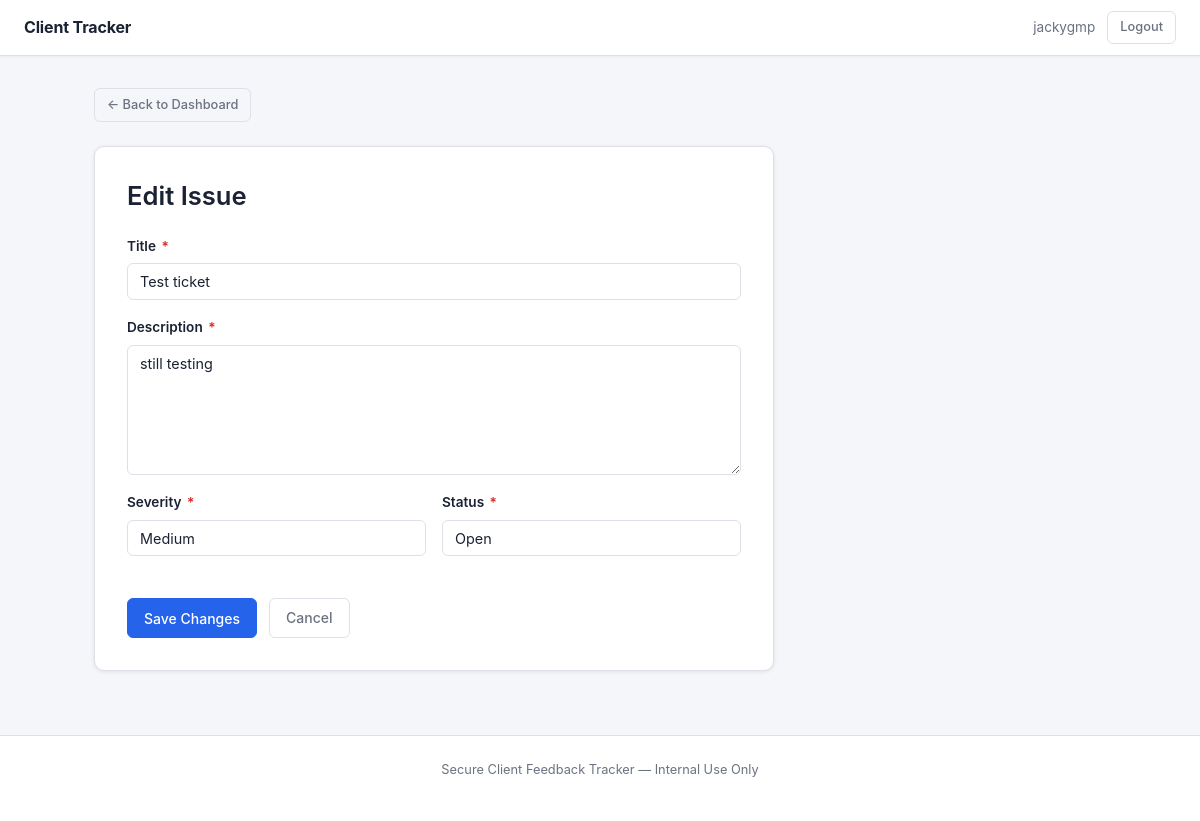
The page /issues/1/edit (signed in) on the database its author committed.
### tables this page shows
CREATE TABLE issues (
            id INTEGER PRIMARY KEY AUTOINCREMENT,
            title TEXT NOT NULL,
            description TEXT NOT NULL,
            severity TEXT NOT NULL CHECK(severity IN ('Low','Medium','High')),
            status TEXT NOT NULL DEFAULT 'Open'
                CHECK(status IN ('Open','In Progress','Closed')),
            user_id INTEGER NOT NULL REFERENCES users(id) ON DELETE CASCADE,
            created_at TEXT NOT NULL,
            updated_at TEXT NOT NULL
        );

### app.py (the view, shortened to what this page needs)
@app.route('/issues/<int:id>/edit', methods=['GET', 'POST'])
@login_required
def edit_issue(id):
    db = get_db()
    issue = db.execute(
        'SELECT * FROM issues WHERE id = ? AND user_id = ?',
        (id, session['user_id'])
    ).fetchone()
    if issue is None:
        abort(403)
    return render_template(
        'issues/form.html',
        mode='edit',
        form_action=url_for('edit_issue', id=id),
        values=dict(issue),
        valid_severities=VALID_SEVERITIES,
        valid_statuses=VALID_STATUSES,
    )

### app.py (called while the page is built)
def get_db():
    if 'db' not in g:
        os.makedirs(app.instance_path, exist_ok=True)
        g.db = sqlite3.connect(DATABASE)
        g.db.row_factory = sqlite3.Row
        g.db.execute("PRAGMA foreign_keys = ON")
    return g.db

def login_required(f):
    @wraps(f)
    def decorated(*args, **kwargs):
        if 'user_id' not in session:
            flash('Please log in to access this page.', 'error')
            return redirect(url_for('login'))
        return f(*args, **kwargs)
    return decorated

### templates/issues/form.html (shortened to what this page needs)
{% extends 'base.html' %}
{% block content %}
<div class="page-header">
  <a href="{{ url_for('dashboard') }}" class="btn btn-ghost btn-sm">&larr; Back to Dashboard</a>
</div>
<div class="form-card">
  <h1>{{ 'Edit Issue' if mode == 'edit' else 'Log New Issue' }}</h1>
  <form method="POST" action="{{ form_action }}" novalidate>
    <div class="field">
      <label for="title">Title <span class="required">*</span></label>
      <input type="text" id="title" name="title"
             value="{{ values.title or '' }}" maxlength="200" required>
    </div>
    <div class="field">
      <label for="description">Description <span class="required">*</span></label>
      <textarea id="description" name="description" required>{{ values.description or '' }}</textarea>
    </div>
    <div class="field-row">
      <div class="field">
        <label for="severity">Severity <span class="required">*</span></label>
        <select id="severity" name="severity" required>
          {% for s in valid_severities %}
            <option value="{{ s }}" {% if values.severity == s %}selected{% endif %}>{{ s }}</option>
          {% endfor %}
        </select>
      </div>
      <div class="field">
        <label for="status">Status <span class="required">*</span></label>
        <select id="status" name="status" required>
          {% for s in valid_statuses %}
            <option value="{{ s }}" {% if values.status == s %}selected{% endif %}>{{ s }}</option>
          {% endfor %}
        </select>
      </div>
    </div>
    <div class="form-actions">
      <button type="submit" class="btn btn-primary">
        {{ 'Save Changes' if mode == 'edit' else 'Create Issue' }}
      </button>
      <a href="{{ url_for('dashboard') }}" class="btn btn-ghost">Cancel</a>
    </div>
  </form>
</div>
{% endblock %}

### static/style.css (style rules this page uses)
:root { --color-bg: #f4f6f9; --color-surface: #ffffff; --color-border: #dde1e7; --color-border-focus: #2563eb; --color-text: #1a2233; --color-text-muted: #6b7280; --color-primary: #2563eb; --color-primary-dark: #1d4ed8; --color-danger: #dc2626; --color-danger-dark: #b91c1c; --color-success-bg: #f0fdf4; --color-success-border: #16a34a; --color-error-bg: #fef2f2; --color-error-border: #dc2626; --color-info-bg: #eff6ff; --color-info-border: #2563eb; --sev-low: #16a34a; --sev-low-bg: #f0fdf4; --sev-medium: #d97706; --sev-medium-bg: #fffbeb; --sev-high: #dc2626; --sev-high-bg: #fef2f2; --status-open: #2563eb; --status-open-bg: #eff6ff; --status-progress: #d97706; --status-progress-bg: #fffbeb; --status-closed: #6b7280; --status-closed-bg: #f3f4f6; --radius: 6px; --radius-lg: 10px; --shadow: 0 1px 4px rgba(0,0,0,.08), 0 0 1px rgba(0,0,0,.04); --font: -apple-system, BlinkMacSystemFont, 'Segoe UI', Roboto, Helvetica, Arial, sans-serif; }
*, *::before, *::after { box-sizing: border-box; }
body { margin: 0; font-family: var(--font); font-size: 15px; line-height: 1.6; color: var(--color-text); background: var(--color-bg); }
a { color: var(--color-primary); text-decoration: none; }
h1, h2, h3 { margin: 0 0 1rem; font-weight: 600; line-height: 1.3; }
h1 { font-size: 1.6rem; }
.btn { display: inline-flex; align-items: center; gap: .35rem; padding: .5rem 1rem; border-radius: var(--radius); font-family: var(--font); font-size: .875rem; font-weight: 500; cursor: pointer; text-decoration: none; border: 1px solid transparent; transition: background .12s, border-color .12s, color .12s; white-space: nowrap; }
.btn-primary { background: var(--color-primary); color: #fff; border-color: var(--color-primary); }
.btn-ghost { background: transparent; color: var(--color-text-muted); border-color: var(--color-border); }
.btn-sm { padding: .35rem .75rem; font-size: .8rem; }
.field { display: flex; flex-direction: column; gap: .35rem; margin-bottom: 1.1rem; }
.field label { font-size: .85rem; font-weight: 600; color: var(--color-text); }
.field input[type="text"], .field input[type="password"], .field textarea, .field select { width: 100%; padding: .55rem .75rem; border: 1px solid var(--color-border); border-radius: var(--radius); font-family: var(--font); font-size: .9rem; color: var(--color-text); background: var(--color-surface); transition: border-color .12s, box-shadow .12s; appearance: none; }
.field textarea { resize: vertical; min-height: 130px; }
.field-row { display: grid; grid-template-columns: 1fr 1fr; gap: 1rem; }
.required { color: var(--color-danger); margin-left: 2px; }
.form-card { background: var(--color-surface); border: 1px solid var(--color-border); border-radius: var(--radius-lg); box-shadow: var(--shadow); padding: 2rem; max-width: 680px; }
.form-card h1 { margin-bottom: 1.5rem; }
.form-actions { display: flex; gap: .75rem; margin-top: 1.5rem; }
.page-header { display: flex; align-items: center; justify-content: space-between; margin-bottom: 1.5rem; gap: 1rem; flex-wrap: wrap; }

### rows shown on the page
issues: title "Test ticket", description "still testing", severity "Medium", status "Open"

### other values the page prints
{{ session.username }} "jackygmp"
{{ 'Edit Issue' if mode == 'edit' else 'Log New Issue' }} "Edit Issue"
{{ 'Save Changes' if mode == 'edit' else 'Create Issue' }} "Save Changes"
